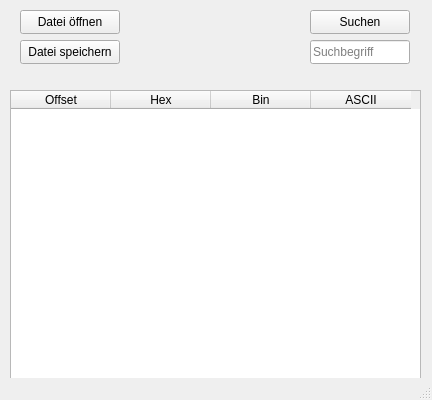
<?xml version="1.0" encoding="UTF-8"?>
<ui version="4.0">
 <class>MainWindow</class>
 <widget class="QMainWindow" name="MainWindow">
  <property name="geometry">
   <rect>
    <x>0</x>
    <y>0</y>
    <width>432</width>
    <height>400</height>
   </rect>
  </property>
  <property name="windowTitle">
   <string>MainWindow</string>
  </property>
  <widget class="QWidget" name="centralwidget">
   <widget class="QTableWidget" name="tableWidget">
    <property name="geometry">
     <rect>
      <x>10</x>
      <y>90</y>
      <width>411</width>
      <height>291</height>
     </rect>
    </property>
    <property name="columnCount">
     <number>4</number>
    </property>
    <attribute name="horizontalHeaderCascadingSectionResizes">
     <bool>false</bool>
    </attribute>
    <attribute name="verticalHeaderVisible">
     <bool>true</bool>
    </attribute>
    <attribute name="verticalHeaderHighlightSections">
     <bool>true</bool>
    </attribute>
    <column>
     <property name="text">
      <string>Offset</string>
     </property>
    </column>
    <column>
     <property name="text">
      <string>Hex</string>
     </property>
    </column>
    <column>
     <property name="text">
      <string>Bin</string>
     </property>
    </column>
    <column>
     <property name="text">
      <string>ASCII</string>
     </property>
    </column>
   </widget>
   <widget class="QPushButton" name="btnOpenFile">
    <property name="geometry">
     <rect>
      <x>20</x>
      <y>10</y>
      <width>100</width>
      <height>24</height>
     </rect>
    </property>
    <property name="text">
     <string>Datei öffnen</string>
    </property>
   </widget>
   <widget class="QPushButton" name="btnSaveFile">
    <property name="geometry">
     <rect>
      <x>20</x>
      <y>40</y>
      <width>100</width>
      <height>24</height>
     </rect>
    </property>
    <property name="text">
     <string>Datei speichern</string>
    </property>
   </widget>
   <widget class="QLineEdit" name="lineEditSearch">
    <property name="geometry">
     <rect>
      <x>310</x>
      <y>40</y>
      <width>100</width>
      <height>24</height>
     </rect>
    </property>
    <property name="text">
     <string/>
    </property>
    <property name="placeholderText">
     <string>Suchbegriff</string>
    </property>
   </widget>
   <widget class="QPushButton" name="btnSearch">
    <property name="geometry">
     <rect>
      <x>310</x>
      <y>10</y>
      <width>100</width>
      <height>24</height>
     </rect>
    </property>
    <property name="text">
     <string>Suchen</string>
    </property>
   </widget>
  </widget>
  <widget class="QMenuBar" name="menubar">
   <property name="geometry">
    <rect>
     <x>0</x>
     <y>0</y>
     <width>432</width>
     <height>22</height>
    </rect>
   </property>
  </widget>
  <widget class="QStatusBar" name="statusbar"/>
 </widget>
 <resources/>
 <connections/>
</ui>
